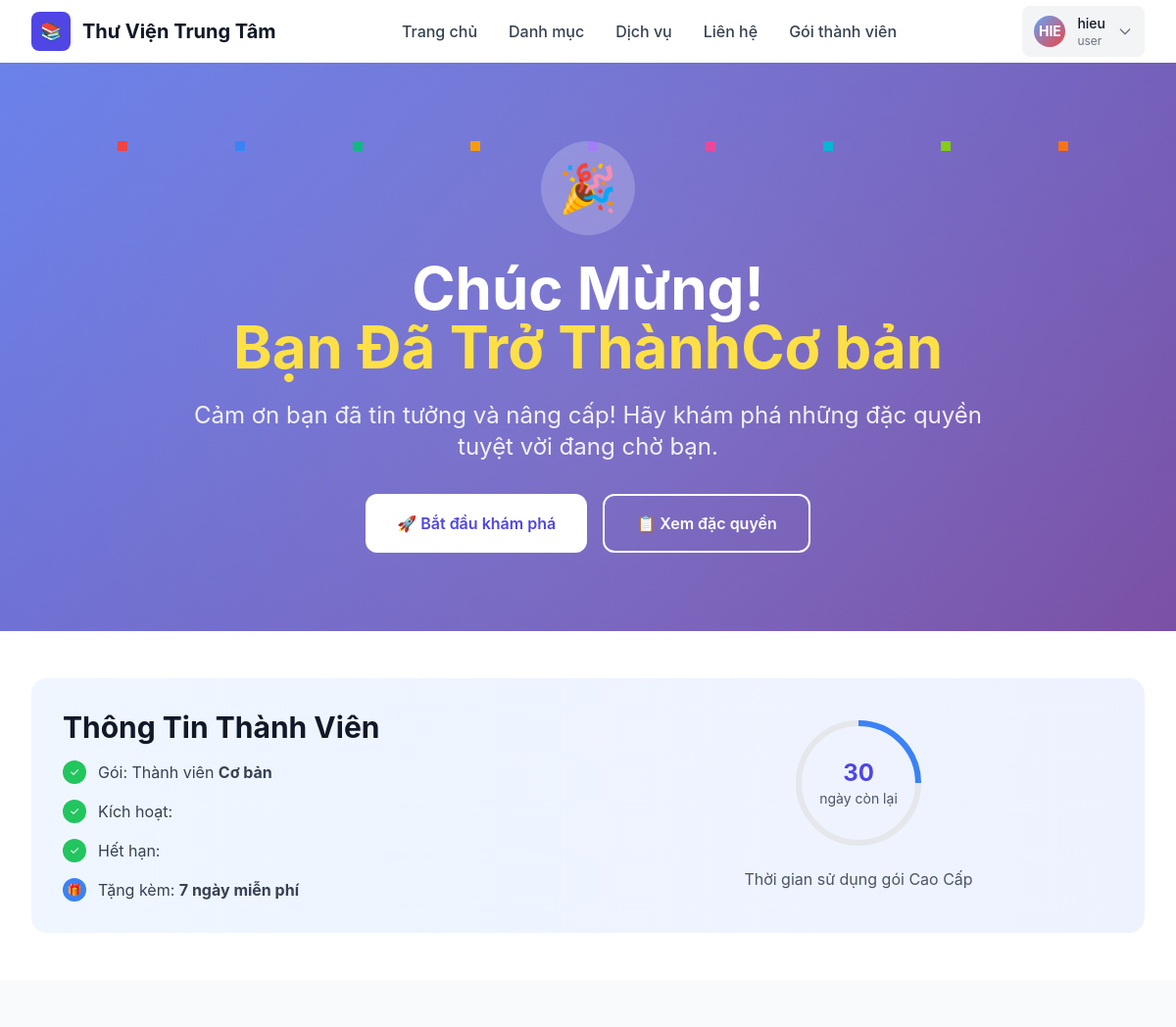
Page /library/payment_done/ (signed in, upper part) on the earlier database version.
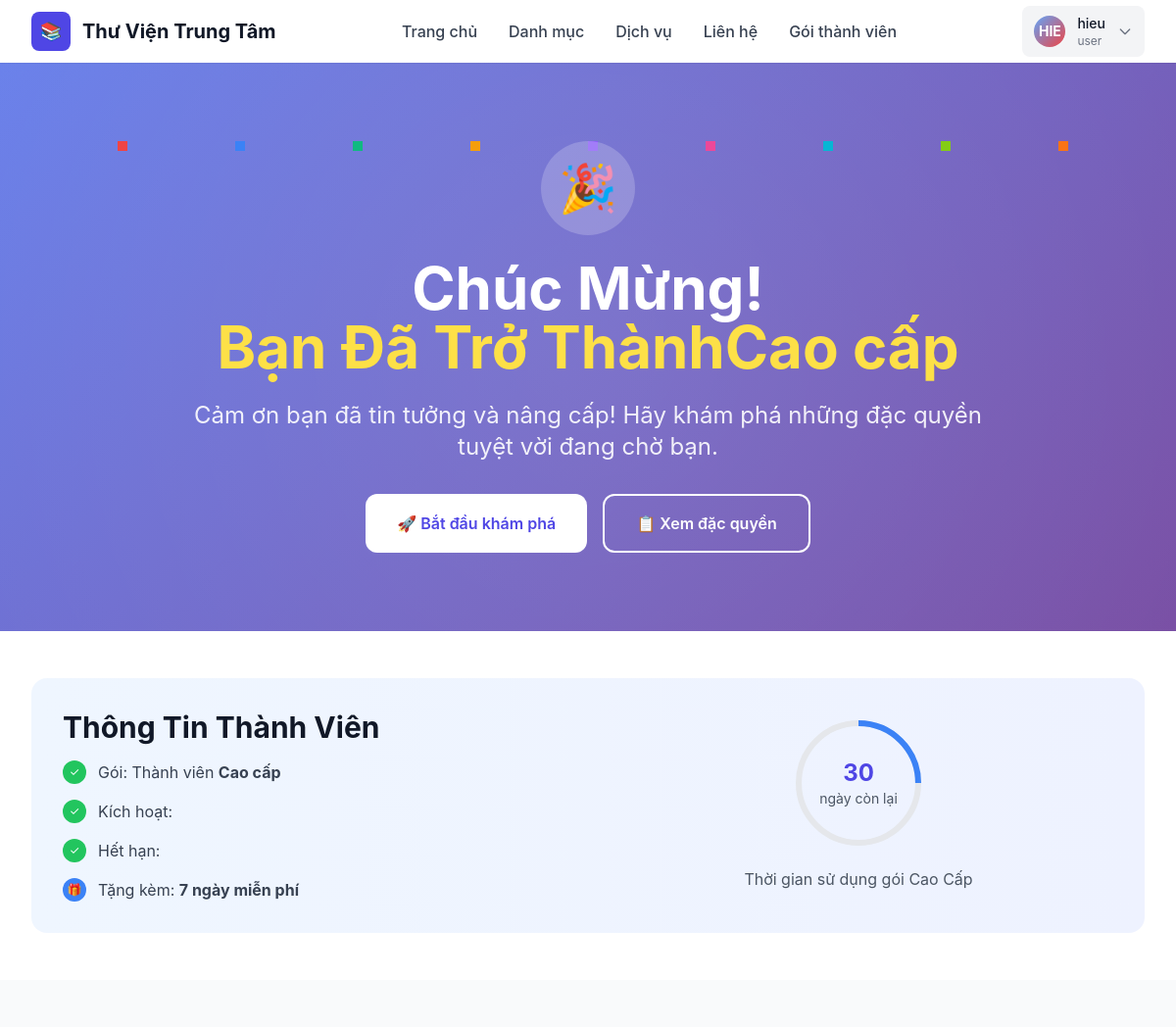
Same page on the later database version.
### account/models.py (models this page shows, shortened)
class UserProfile(models.Model):
    user = models.OneToOneField(User, on_delete=models.CASCADE)
    name = models.CharField(max_length=100, blank=True, null=True)
    phone= models.CharField(max_length=15, blank=True)
    occupation = models.CharField(max_length=30, blank=True, null=True)
    date_of_birth = models.DateField(max_length=25, blank=True, null=True)
    address = models.TextField(max_length=100,blank=True,null=True)
    Gender_Choices = (
        ('male', 'Nam'),
        ('female', 'Nữ'),
        ('other', 'Khác')
    )
    gender = models.CharField(max_length=10,choices=Gender_Choices)
    Role_Choices = (
        ('user', 'user'),
        ('librarian', 'librarian'),
    )
    role = models.CharField(max_length=10, choices=Role_Choices, default='user')
    Membership_Choices=(
        ('basic','Cơ bản'),
        ('standard','Tiêu chuẩn'),
        ('premium','Cao cấp')
    )
    membership_level= models.CharField(max_length=15, choices=Membership_Choices, default='basic')
    membership_upgrade_date = models.DateField(blank=True, null=True, verbose_name="Ngày nâng cấp")
    membership_expiry_date = models.DateField(blank=True, null=True, verbose_name="Ngày hết hạn")

### library/views.py (the view)
# urls.py: path('payment_done/', views.payment_done, name='payment_done'),
@login_required
def payment_done(request):
    user = request.user
    profile, create = UserProfile.objects.get_or_create(user=user)
    if request.method == "POST":
        user_form = UserForm(request.POST, instance=user)
        profile_form = UserProfileForm(request.POST, instance=profile)
        if user_form.is_valid() and profile_form.is_valid():
            user_form.save()
            profile_form.save()
            messages.success(request, "Cập nhật thông tin thành công!")
            return redirect("account:profile") # Tên URL của chính view này
        else:
            messages.error(request, "Có lỗi xảy ra, vui lòng kiểm tra lại các trường thông tin.")
    else:
        user_form = UserForm(instance=user)
        profile_form = UserProfileForm(instance=profile)
    context = {
        "user_form": user_form,
        "profile_form": profile_form,
        "user": user, # Để tiện truy cập các thông tin như username, date_joined
    }
    return render(request, "library/payment_done.html",context)

### library/templates/library/payment_done.html (shortened to what the changed rows need)
{% extends "base.html" %}
{% block content %}
<body class="bg-gray-50">
    <section class="celebration-bg text-white py-20 relative">
        <div class="max-w-4xl mx-auto px-4 sm:px-6 lg:px-8 text-center relative z-10">
            <div class="bounce-in">
                <h1 class="text-4xl md:text-6xl font-bold mb-6">
                    Chúc Mừng!
                    <span class="block text-yellow-300">Bạn Đã Trở Thành{{ profile_form.instance.get_membership_level_display }}</span>
                </h1>
            </div>
        </div>
    </section>
    <section class="py-12 bg-white">
        <div class="max-w-7xl mx-auto px-4 sm:px-6 lg:px-8">
            <div class="bg-gradient-to-r from-blue-50 to-indigo-50 rounded-2xl p-8">
                <div class="grid grid-cols-1 lg:grid-cols-2 gap-8 items-center">
                    <div class="slide-in-left">
                        <h2 class="text-3xl font-bold text-gray-900 mb-4">Thông Tin Thành Viên</h2>
                        <div class="space-y-4">
                            <div class="flex items-center">
                                <span class="text-gray-700">Gói: Thành viên <strong>{{ profile_form.instance.get_membership_level_display }}</strong></span>
                            </div>
                        </div>
                    </div>
                </div>
            </div>
        </div>
    </section>
</body>
</html>
{%endblock%}

Differences in the rows shown:
changed UserProfile: instance.membership_level "Cơ bản" → "Cao cấp"
